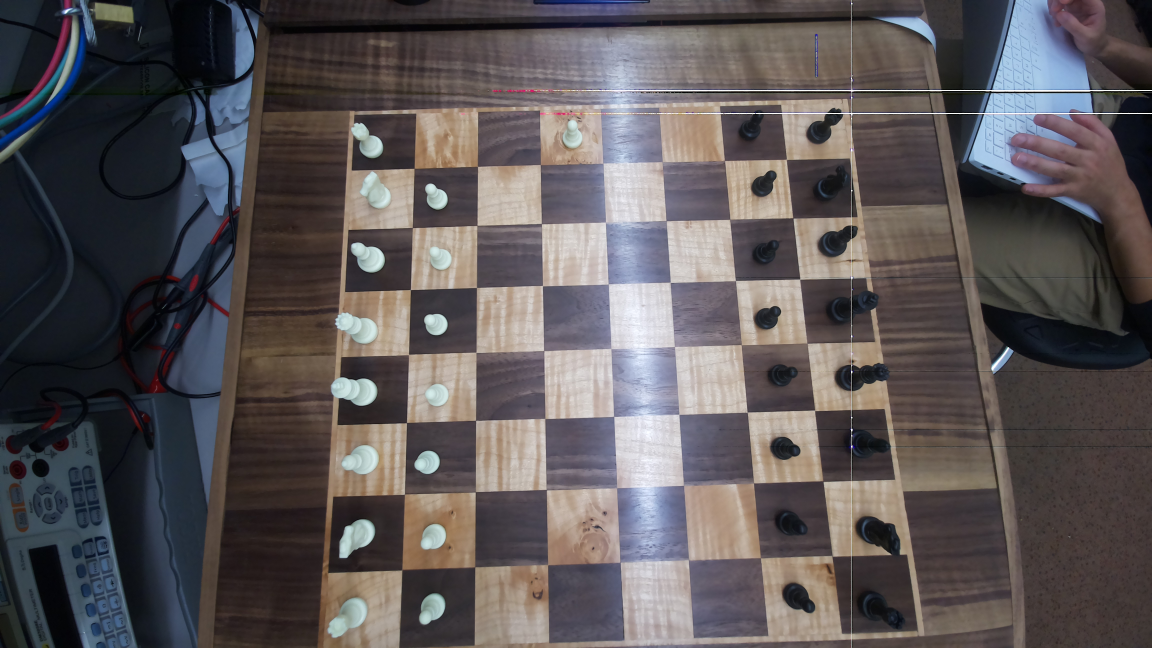
#> input picture chessPieceDetection/images/board.jpg, 4608 x 2592 px (shown at 1/4 size)
$ python chessboard_calibration.py
#> lines starting #> are read from the running program, lines starting #| are printed output that depends on the picture
#> in get_chessboard, image_raw is the input picture: shape (2592, 4608, 3); mean B, G, R 87.2, 85.7, 91.1
#> in get_chessboard, `img = cv2.resize(image_raw, dim, interpolation = cv2.INTER_AREA)`:
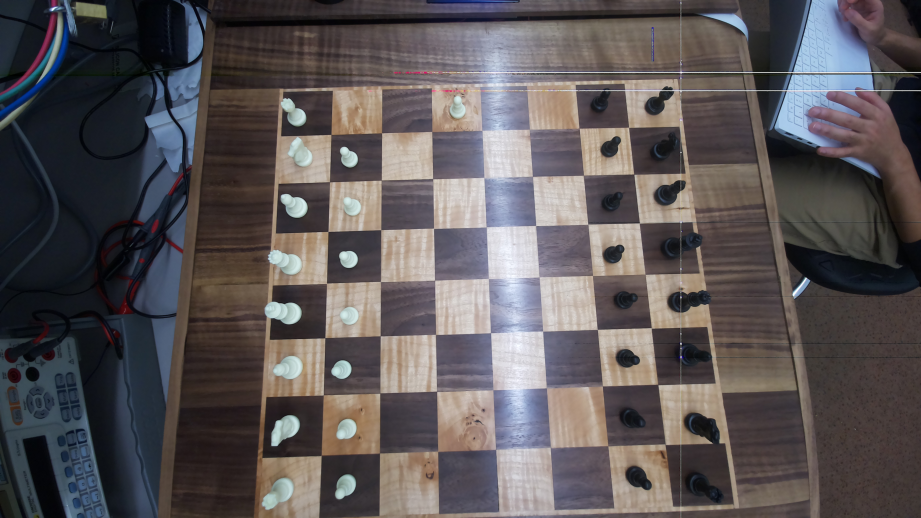
#> img: shape (518, 921, 3); mean B, G, R 87.2, 85.7, 91.1
#> in get_chessboard, `return cv2.warpPerspective(img,M,(800,800))`:
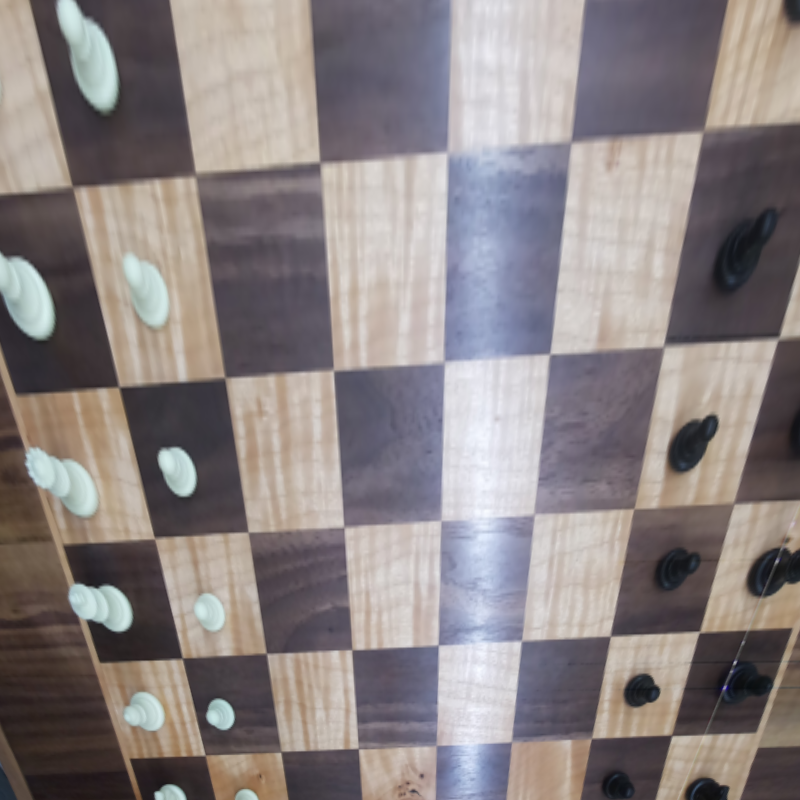
#> returned value: shape (800, 800, 3); mean of channels 0, 1, 2 131.4, 131.2, 139.2; drawn as B, G, R
import cv2
import numpy as np
import math
import os
import subprocess

IMAGE = 'images/board.jpg'
CURDIR = os.getcwd()
OUTPUT_FILE = os.path.join(CURDIR, IMAGE)

squares_global = []

# [11 lines left out: functions angle_between_lines, distance_between_lines, not called in this run]

def cluster_lines(lines, distance_threshold, angle_threshold):
    # Cluster lines based on distance and angle thresholds.
    clusters = []

    for line in lines:
        added_to_cluster = False
        for cluster in clusters:
            if (distance_between_lines(cluster[0], line) < distance_threshold and
                    angle_between_lines(cluster[0], line) < angle_threshold):
                cluster.append(line)
                added_to_cluster = True
                break
        if not added_to_cluster:
            clusters.append([line])

    return clusters

def merge_clusters(clusters):
    # Merge clusters by averaging the lines in each cluster.
    merged_lines = []
    for cluster in clusters:
        if len(cluster) == 1:
            merged_lines.append(cluster[0])
        else:
            avg_rho = np.mean([line[0] for line in cluster])
            avg_theta = np.mean([line[1] for line in cluster])
            merged_lines.append((avg_rho, avg_theta))
    return merged_lines

# [22 lines left out: functions draw_lines, find_intersection, not called in this run]

def get_intersection_points(horizontal_lines, vertical_lines):
    intersection_points = []
    for h_line in horizontal_lines:
        for v_line in vertical_lines:
            point = find_intersection(h_line, v_line)
            if point:
                intersection_points.append(point)
    return intersection_points

def sort_points(points):
    # Sort points by their x and y coordinates to form a grid
    points = sorted(points, key=lambda point: (point[0], point[1]))
    return points

# [11 lines left out: function find_squares, not called in this run]

def chess_square_detection(chessboard_image):
    global squares_global

    # Convert to grayscale and apply blur
    gray = cv2.cvtColor(chessboard_image, cv2.COLOR_BGR2GRAY)
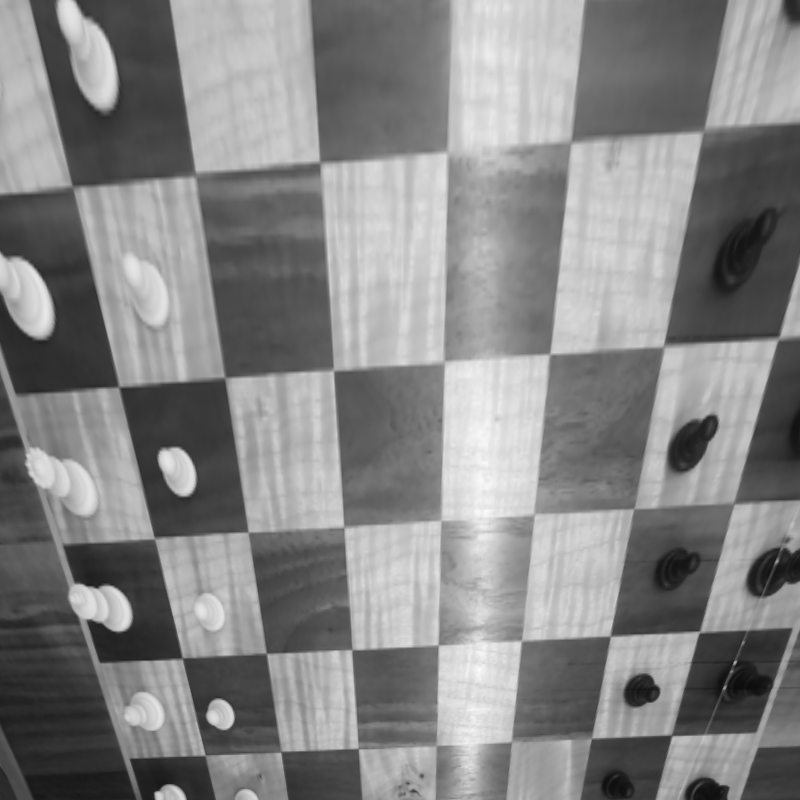
#> gray: shape (800, 800); min 11, max 251, mean 133.6
    img_blur = cv2.blur(gray, (3, 3))

    # Apply Canny edge detector
    edges = cv2.Canny(img_blur, 30, 150, apertureSize=3)
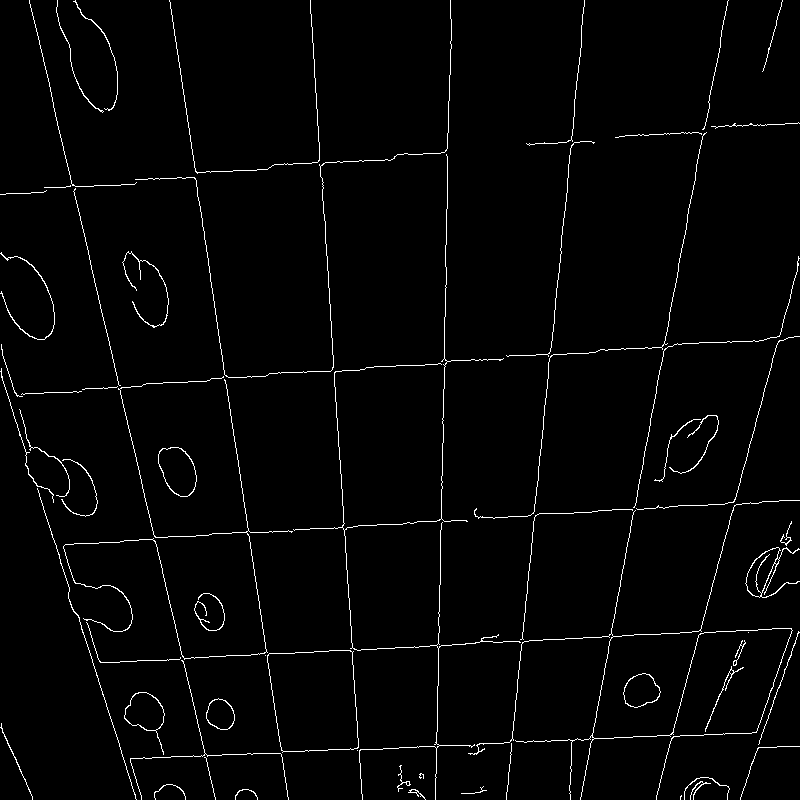
#> edges: shape (800, 800); 2.1% white in thin lines or dots

    # Applying standard Hough Line Transform
    lines = cv2.HoughLines(edges, 1, np.pi / 180, 150)
#> lines = 16 rows, first 8: [450, 0.0175], [-29, 2.91], [667, 1.52], [839, 0.262], [-306, 3.07], [584, 0.105], [392, 1.5], [-308, 3.07]

    # Separate lines into horizontal and vertical
    horizontal_lines = []
    vertical_lines = []

    for line in lines:
        rho, theta = line[0]
        if np.isclose(abs(theta), 0):
            horizontal_lines.append(line[0])
        elif np.isclose(abs(theta), np.pi / 2):
            vertical_lines.append(line[0])
#> this loop made 16 passes
#> (rho, theta) on passes 1 to 12: (450, 0.0175), (-29, 2.91), (667, 1.52), (839, 0.262), (-306, 3.07), (584, 0.105), (392, 1.5), (-308, 3.07), (714, 0.175), (-169, 3), (586, 0.105), (541, 1.52)
#> after the loop, horizontal_lines = []; vertical_lines = []

    # Cluster and merge horizontal lines
    horizontal_clusters = cluster_lines(horizontal_lines, distance_threshold=15, angle_threshold=np.pi / 180)
#> horizontal_clusters = []
    merged_horizontal_lines = merge_clusters(horizontal_clusters)
#> merged_horizontal_lines = []

    # Cluster and merge vertical lines
    vertical_clusters = cluster_lines(vertical_lines, distance_threshold=15, angle_threshold=np.pi / 180)
#> vertical_clusters = []
    merged_vertical_lines = merge_clusters(vertical_clusters)
#> merged_vertical_lines = []

    # Combine merged lines
    merged_lines = merged_horizontal_lines + merged_vertical_lines
#> merged_lines = []

    # Find intersection points of merged lines
    intersection_points = get_intersection_points(merged_horizontal_lines, merged_vertical_lines)
#> intersection_points = []
    sorted_points = sort_points(intersection_points)
#> sorted_points = []

    cv2.imshow('Edges', edges)

    print(f"Number of horizontal lines: {len(horizontal_lines):.2f}")
#| Number of horizontal lines: 0.00
    print(f"Number of vertical lines: {len(vertical_lines):.2f}")
#| Number of vertical lines: 0.00
    print(f"Number of lines: {len(lines):.2f}")
#| Number of lines: 16.00
    print(f"Number of merged_lines: {len(merged_lines):.2f}")
#| Number of merged_lines: 0.00

    # squares_global = find_squares(sorted_points, 9, 9)

# [20 lines left out: function draw_squares, not called in this run]

def get_chessboard():
    command = ["rpicam-jpeg", "--timeout", "10", "--output", OUTPUT_FILE]
    try:
        subprocess.call(command)
    except Exception as e:
        print(f"An error occurred: {e}")
    # Load the image
    image_raw = cv2.imread(IMAGE)
    assert image_raw is not None, "Image not found"

    scale_percent = 20 # percent of original size
    width = int(image_raw.shape[1] * scale_percent / 100)
    height = int(image_raw.shape[0] * scale_percent / 100)
    dim = (width, height)

     # resize image
    img = cv2.resize(image_raw, dim, interpolation = cv2.INTER_AREA)
    pts1 = np.float32([[320, 147],[607, 153],[150, 426],[773, 429]])
    pts2 = np.float32([[0,0],[800,0],[0,800],[800,800]])
    M = cv2.getPerspectiveTransform(pts1,pts2)

    cv2.imshow('Original', img)
    cv2.waitKey(0)
    cv2.destroyAllWindows()

    return cv2.warpPerspective(img,M,(800,800))

if __name__ == '__main__':

    image = get_chessboard()
    chess_square_detection(image)

    cv2.imshow('Image', image)
    cv2.waitKey(0)
    cv2.destroyAllWindows()
